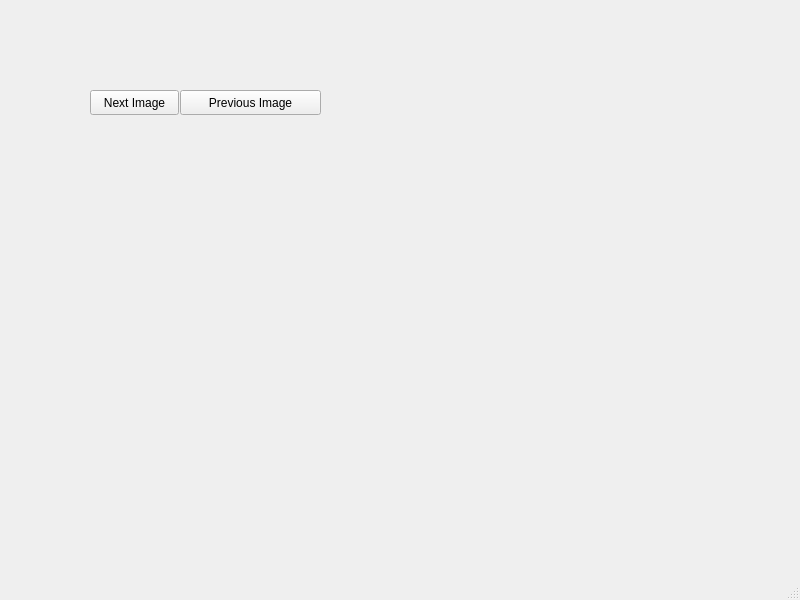
<?xml version="1.0" encoding="UTF-8"?>
<ui version="4.0">
 <class>MainWindow</class>
 <widget class="QMainWindow" name="MainWindow">
  <property name="geometry">
   <rect>
    <x>0</x>
    <y>0</y>
    <width>800</width>
    <height>600</height>
   </rect>
  </property>
  <property name="windowTitle">
   <string>MainWindow</string>
  </property>
  <widget class="QWidget" name="centralwidget">
   <widget class="QPushButton" name="nextImg_btn">
    <property name="geometry">
     <rect>
      <x>90</x>
      <y>90</y>
      <width>89</width>
      <height>25</height>
     </rect>
    </property>
    <property name="text">
     <string>Next Image</string>
    </property>
   </widget>
   <widget class="QPushButton" name="prevImg_btn">
    <property name="geometry">
     <rect>
      <x>180</x>
      <y>90</y>
      <width>141</width>
      <height>25</height>
     </rect>
    </property>
    <property name="text">
     <string>Previous Image</string>
    </property>
   </widget>
  </widget>
  <widget class="QMenuBar" name="menubar">
   <property name="geometry">
    <rect>
     <x>0</x>
     <y>0</y>
     <width>800</width>
     <height>22</height>
    </rect>
   </property>
  </widget>
  <widget class="QStatusBar" name="statusbar"/>
 </widget>
 <resources/>
 <connections/>
</ui>
